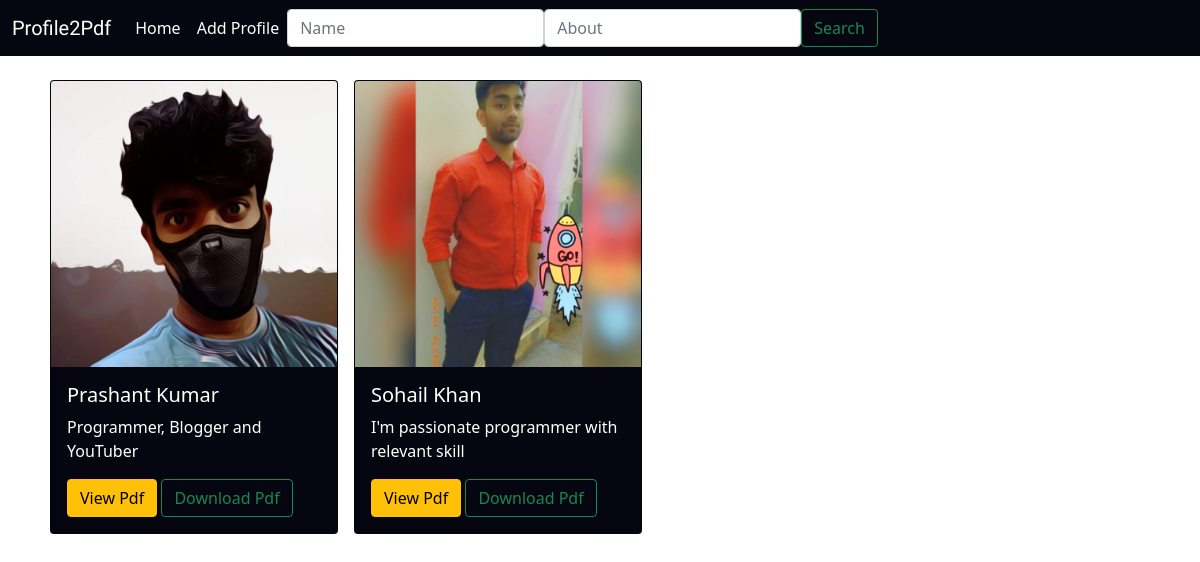
The page / on the database its author committed.
### pdfconvert/models.py (models this page shows, shortened)
class Customer(models.Model):
    name = models.CharField(max_length=100)
    pic = models.ImageField(upload_to='images')
    about = models.TextField()
    dob = models.DateField(null=True, blank=True)
    address = models.TextField(blank=True)
    phone_no = models.IntegerField(null=True, blank=True)
    updated = models.DateTimeField(auto_now_add=True)
    skills = models.TextField(blank=True)

### pdfconvert/views.py (the view)
# urls.py: path('', views.main, name="customer_view"),
def main(request):
    customers = Customer.objects.all()
    pfilter = ProfileFilter(request.GET, queryset=customers)
    customers = pfilter.qs
    context = {
        'object_list': customers
    }
    return render(request, 'pdfconvert/main.html', context)

### pdfconvert/templates/pdfconvert/main.html
{% extends 'pdfconvert/base.html' %}
{% block content %}
<div class="row">
<div class="profile-box">
{% for customer in object_list %}
        <div class="card text-white bg mx-2 my-4" style="width:18rem;float:left;">
          <img src="media/{{customer.pic}}" class="card-img-top" alt="...">
          <div class="card-body">
            <h5 class="card-title">{{customer.name}}</h5>
            <p class="card-text">{{customer.about}}</p>
            <a href="{% url 'cutomerpdf' customer.id %}" class="btn btn-warning">View Pdf</a>
             <a href="{% url 'test-view' customer.id %}" class="btn btn-outline-success">Download Pdf</a>
          </div>
</div>
{% endfor %}
 </div>
</div>
{% endblock %}

### pdfconvert/templates/pdfconvert/base.html (style rules this page uses)
.bg { background-color: #05060f!important; }

### rows shown on the page
Customer: pic (placeholder picture), name "Prashant Kumar", about "Programmer, Blogger and YouTuber"
Customer: pic (picture), name "Sohail Khan", about "I'm passionate programmer with relevant skill"
